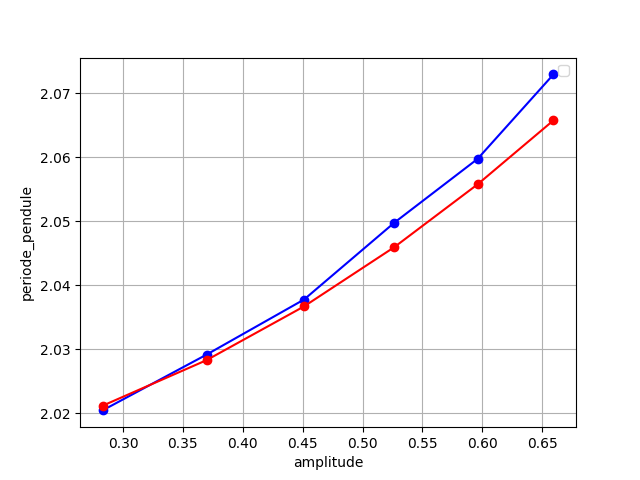

Python code for this plot:
import numpy as np
import matplotlib.pyplot as plt
import matplotlib.animation as animation
import sqlite3
from math import pi, sqrt
# matplotlib stp
conn = sqlite3.connect('data2.db')
cursor = conn.cursor()
cursor.execute('SELECT * FROM datatable2')
data = cursor.fetchall()
# to float
periode_pendule = [float(row[0]) for row in data]
amplitude = [float(row[1]) for row in data]
theorie = []
for row in data:
    theorie.append(2 * pi * sqrt(1.005 / 9.81) * (1 + float(row[1])**2 / 16))
fig, ax = plt.subplots()
screen_distance = 1
ax.set_xlabel('amplitude')
ax.set_ylabel('periode_pendule')
# render
ax.plot(amplitude, periode_pendule, color='blue', marker='o')
ax.plot(amplitude, theorie, color='red', marker='o')
ax.legend()
ax.grid()
# sauver png
plt.savefig('graph3.png')
plt.show()
